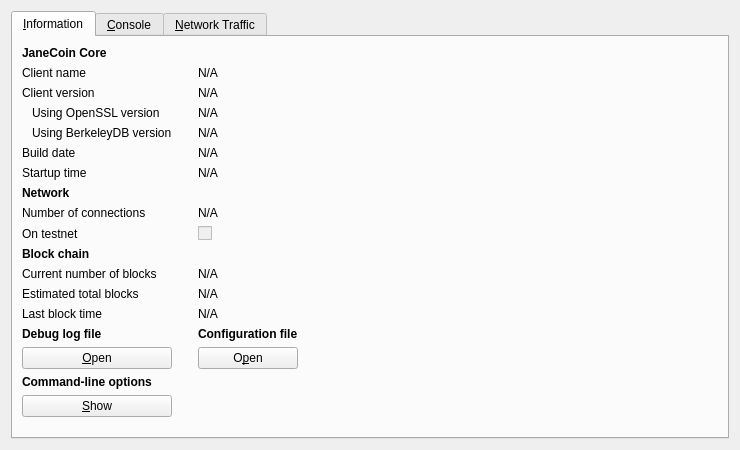
<?xml version="1.0" encoding="UTF-8"?>
<ui version="4.0">
 <class>RPCConsole</class>
 <widget class="QWidget" name="RPCConsole">
  <property name="geometry">
   <rect>
    <x>0</x>
    <y>0</y>
    <width>740</width>
    <height>450</height>
   </rect>
  </property>
  <property name="windowTitle">
   <string>JaneCoin - Debug window</string>
  </property>
  <layout class="QVBoxLayout" name="verticalLayout_2">
   <item>
    <widget class="QTabWidget" name="tabWidget">
     <property name="currentIndex">
      <number>0</number>
     </property>
     <widget class="QWidget" name="tab_info">
      <attribute name="title">
       <string>&amp;Information</string>
      </attribute>
      <layout class="QGridLayout" name="gridLayout">
       <item row="15" column="2">
        <widget class="QLabel" name="labelConfigfile">
         <property name="font">
          <font>
           <weight>75</weight>
           <bold>true</bold>
          </font>
         </property>
         <property name="text">
          <string>Configuration file</string>
         </property>
        </widget>
       </item>
       <item row="13" column="2">
        <widget class="QLabel" name="lastBlockTime">
         <property name="cursor">
          <cursorShape>IBeamCursor</cursorShape>
         </property>
         <property name="text">
          <string>N/A</string>
         </property>
         <property name="textFormat">
          <enum>Qt::PlainText</enum>
         </property>
         <property name="textInteractionFlags">
          <set>Qt::LinksAccessibleByMouse|Qt::TextSelectableByKeyboard|Qt::TextSelectableByMouse</set>
         </property>
        </widget>
       </item>
       <item row="11" column="0">
        <widget class="QLabel" name="label_3">
         <property name="text">
          <string>Current number of blocks</string>
         </property>
        </widget>
       </item>
       <item row="11" column="2">
        <widget class="QLabel" name="numberOfBlocks">
         <property name="cursor">
          <cursorShape>IBeamCursor</cursorShape>
         </property>
         <property name="text">
          <string>N/A</string>
         </property>
         <property name="textFormat">
          <enum>Qt::PlainText</enum>
         </property>
         <property name="textInteractionFlags">
          <set>Qt::LinksAccessibleByMouse|Qt::TextSelectableByKeyboard|Qt::TextSelectableByMouse</set>
         </property>
        </widget>
       </item>
       <item row="17" column="0">
        <widget class="QLabel" name="labelCLOptions">
         <property name="font">
          <font>
           <weight>75</weight>
           <bold>true</bold>
          </font>
         </property>
         <property name="text">
          <string>Command-line options</string>
         </property>
        </widget>
       </item>
       <item row="16" column="0">
        <widget class="QPushButton" name="openDebugLogfileButton">
         <property name="toolTip">
          <string>Open the JaneCoin debug log file from the current data directory. This can take a few seconds for large log files.</string>
         </property>
         <property name="text">
          <string>&amp;Open</string>
         </property>
         <property name="autoDefault">
          <bool>false</bool>
         </property>
        </widget>
       </item>
       <item row="15" column="0">
        <widget class="QLabel" name="labelDebugLogfile">
         <property name="font">
          <font>
           <weight>75</weight>
           <bold>true</bold>
          </font>
         </property>
         <property name="text">
          <string>Debug log file</string>
         </property>
        </widget>
       </item>
       <item row="18" column="3" rowspan="2">
        <spacer name="horizontalSpacer">
         <property name="orientation">
          <enum>Qt::Horizontal</enum>
         </property>
         <property name="sizeHint" stdset="0">
          <size>
           <width>404</width>
           <height>20</height>
          </size>
         </property>
        </spacer>
       </item>
       <item row="19" column="1">
        <spacer name="verticalSpacer">
         <property name="orientation">
          <enum>Qt::Vertical</enum>
         </property>
         <property name="sizeHint" stdset="0">
          <size>
           <width>20</width>
           <height>40</height>
          </size>
         </property>
        </spacer>
       </item>
       <item row="18" column="0">
        <widget class="QPushButton" name="showCLOptionsButton">
         <property name="toolTip">
          <string>Show the JaneCoin-Qt help message to get a list with possible JaneCoin command-line options.</string>
         </property>
         <property name="text">
          <string>&amp;Show</string>
         </property>
         <property name="autoDefault">
          <bool>false</bool>
         </property>
        </widget>
       </item>
       <item row="13" column="0">
        <widget class="QLabel" name="label_2">
         <property name="text">
          <string>Last block time</string>
         </property>
        </widget>
       </item>
       <item row="7" column="0">
        <widget class="QLabel" name="label_11">
         <property name="font">
          <font>
           <weight>75</weight>
           <bold>true</bold>
          </font>
         </property>
         <property name="text">
          <string>Network</string>
         </property>
        </widget>
       </item>
       <item row="6" column="2">
        <widget class="QLabel" name="startupTime">
         <property name="cursor">
          <cursorShape>IBeamCursor</cursorShape>
         </property>
         <property name="text">
          <string>N/A</string>
         </property>
         <property name="textFormat">
          <enum>Qt::PlainText</enum>
         </property>
         <property name="textInteractionFlags">
          <set>Qt::LinksAccessibleByMouse|Qt::TextSelectableByKeyboard|Qt::TextSelectableByMouse</set>
         </property>
        </widget>
       </item>
       <item row="6" column="0">
        <widget class="QLabel" name="label_13">
         <property name="text">
          <string>Startup time</string>
         </property>
        </widget>
       </item>
       <item row="9" column="0">
        <widget class="QLabel" name="label_8">
         <property name="text">
          <string>On testnet</string>
         </property>
        </widget>
       </item>
       <item row="8" column="2">
        <widget class="QLabel" name="numberOfConnections">
         <property name="cursor">
          <cursorShape>IBeamCursor</cursorShape>
         </property>
         <property name="text">
          <string>N/A</string>
         </property>
         <property name="textFormat">
          <enum>Qt::PlainText</enum>
         </property>
         <property name="textInteractionFlags">
          <set>Qt::LinksAccessibleByMouse|Qt::TextSelectableByKeyboard|Qt::TextSelectableByMouse</set>
         </property>
        </widget>
       </item>
       <item row="8" column="0">
        <widget class="QLabel" name="label_7">
         <property name="text">
          <string>Number of connections</string>
         </property>
        </widget>
       </item>
       <item row="10" column="0">
        <widget class="QLabel" name="label_10">
         <property name="font">
          <font>
           <weight>75</weight>
           <bold>true</bold>
          </font>
         </property>
         <property name="text">
          <string>Block chain</string>
         </property>
        </widget>
       </item>
       <item row="9" column="2">
        <widget class="QCheckBox" name="isTestNet">
         <property name="enabled">
          <bool>false</bool>
         </property>
         <property name="text">
          <string/>
         </property>
        </widget>
       </item>
       <item row="12" column="0">
        <widget class="QLabel" name="label_4">
         <property name="text">
          <string>Estimated total blocks</string>
         </property>
        </widget>
       </item>
       <item row="12" column="2">
        <widget class="QLabel" name="totalBlocks">
         <property name="cursor">
          <cursorShape>IBeamCursor</cursorShape>
         </property>
         <property name="text">
          <string>N/A</string>
         </property>
         <property name="textFormat">
          <enum>Qt::PlainText</enum>
         </property>
         <property name="textInteractionFlags">
          <set>Qt::LinksAccessibleByMouse|Qt::TextSelectableByKeyboard|Qt::TextSelectableByMouse</set>
         </property>
        </widget>
       </item>
       <item row="2" column="2">
        <widget class="QLabel" name="clientVersion">
         <property name="cursor">
          <cursorShape>IBeamCursor</cursorShape>
         </property>
         <property name="text">
          <string>N/A</string>
         </property>
         <property name="textFormat">
          <enum>Qt::PlainText</enum>
         </property>
         <property name="textInteractionFlags">
          <set>Qt::LinksAccessibleByMouse|Qt::TextSelectableByKeyboard|Qt::TextSelectableByMouse</set>
         </property>
        </widget>
       </item>
       <item row="4" column="0">
        <widget class="QLabel" name="label_berkeleyDBVersion">
         <property name="text">
          <string>Using BerkeleyDB version</string>
         </property>
         <property name="indent">
          <number>10</number>
         </property>
        </widget>
       </item>
       <item row="3" column="0">
        <widget class="QLabel" name="label_14">
         <property name="text">
          <string>Using OpenSSL version</string>
         </property>
         <property name="indent">
          <number>10</number>
         </property>
        </widget>
       </item>
       <item row="3" column="2">
        <widget class="QLabel" name="openSSLVersion">
         <property name="cursor">
          <cursorShape>IBeamCursor</cursorShape>
         </property>
         <property name="text">
          <string>N/A</string>
         </property>
         <property name="textFormat">
          <enum>Qt::PlainText</enum>
         </property>
         <property name="textInteractionFlags">
          <set>Qt::LinksAccessibleByMouse|Qt::TextSelectableByKeyboard|Qt::TextSelectableByMouse</set>
         </property>
        </widget>
       </item>
       <item row="4" column="2">
        <widget class="QLabel" name="berkeleyDBVersion">
         <property name="cursor">
          <cursorShape>IBeamCursor</cursorShape>
         </property>
         <property name="text">
          <string>N/A</string>
         </property>
         <property name="textFormat">
          <enum>Qt::PlainText</enum>
         </property>
         <property name="textInteractionFlags">
          <set>Qt::LinksAccessibleByMouse|Qt::TextSelectableByKeyboard|Qt::TextSelectableByMouse</set>
         </property>
        </widget>
       </item>
       <item row="5" column="0">
        <widget class="QLabel" name="label_12">
         <property name="text">
          <string>Build date</string>
         </property>
        </widget>
       </item>
       <item row="5" column="2">
        <widget class="QLabel" name="buildDate">
         <property name="cursor">
          <cursorShape>IBeamCursor</cursorShape>
         </property>
         <property name="text">
          <string>N/A</string>
         </property>
         <property name="textFormat">
          <enum>Qt::PlainText</enum>
         </property>
         <property name="textInteractionFlags">
          <set>Qt::LinksAccessibleByMouse|Qt::TextSelectableByKeyboard|Qt::TextSelectableByMouse</set>
         </property>
        </widget>
       </item>
       <item row="2" column="0">
        <widget class="QLabel" name="label_6">
         <property name="text">
          <string>Client version</string>
         </property>
        </widget>
       </item>
       <item row="0" column="0">
        <widget class="QLabel" name="label_9">
         <property name="font">
          <font>
           <weight>75</weight>
           <bold>true</bold>
          </font>
         </property>
         <property name="text">
          <string>JaneCoin Core</string>
         </property>
        </widget>
       </item>
       <item row="1" column="2">
        <widget class="QLabel" name="clientName">
         <property name="cursor">
          <cursorShape>IBeamCursor</cursorShape>
         </property>
         <property name="text">
          <string>N/A</string>
         </property>
         <property name="textFormat">
          <enum>Qt::PlainText</enum>
         </property>
         <property name="textInteractionFlags">
          <set>Qt::LinksAccessibleByMouse|Qt::TextSelectableByKeyboard|Qt::TextSelectableByMouse</set>
         </property>
        </widget>
       </item>
       <item row="1" column="0">
        <widget class="QLabel" name="label_5">
         <property name="text">
          <string>Client name</string>
         </property>
        </widget>
       </item>
       <item row="14" column="2">
        <spacer name="verticalSpacer_2">
         <property name="orientation">
          <enum>Qt::Vertical</enum>
         </property>
         <property name="sizeHint" stdset="0">
          <size>
           <width>20</width>
           <height>20</height>
          </size>
         </property>
        </spacer>
       </item>
       <item row="16" column="2">
        <widget class="QPushButton" name="openConfigurationfileButton">
         <property name="toolTip">
          <string>Open the JaneCoin configuration file from the current data directory.</string>
         </property>
         <property name="text">
          <string>O&amp;pen</string>
         </property>
         <property name="autoDefault">
          <bool>false</bool>
         </property>
        </widget>
       </item>
      </layout>
     </widget>
     <widget class="QWidget" name="tab_console">
      <attribute name="title">
       <string>&amp;Console</string>
      </attribute>
      <layout class="QVBoxLayout" name="verticalLayout_3">
       <property name="spacing">
        <number>3</number>
       </property>
       <item>
        <widget class="QTextEdit" name="messagesWidget">
         <property name="minimumSize">
          <size>
           <width>0</width>
           <height>100</height>
          </size>
         </property>
         <property name="readOnly">
          <bool>true</bool>
         </property>
         <property name="tabKeyNavigation" stdset="0">
          <bool>false</bool>
         </property>
         <property name="columnCount" stdset="0">
          <number>2</number>
         </property>
        </widget>
       </item>
       <item>
        <layout class="QHBoxLayout" name="horizontalLayout">
         <property name="spacing">
          <number>3</number>
         </property>
         <item>
          <widget class="QLabel" name="label">
           <property name="text">
            <string notr="true">&gt;</string>
           </property>
          </widget>
         </item>
         <item>
          <widget class="QLineEdit" name="lineEdit"/>
         </item>
         <item>
          <widget class="QPushButton" name="clearButton">
           <property name="maximumSize">
            <size>
             <width>24</width>
             <height>24</height>
            </size>
           </property>
           <property name="toolTip">
            <string>Clear console</string>
           </property>
           <property name="text">
            <string/>
           </property>
           <property name="icon">
            <iconset resource="../bitcoin.qrc">
             <normaloff>:/icons/remove</normaloff>:/icons/remove</iconset>
           </property>
           <property name="shortcut">
            <string notr="true">Ctrl+L</string>
           </property>
           <property name="autoDefault">
            <bool>false</bool>
           </property>
          </widget>
         </item>
        </layout>
       </item>
      </layout>
     </widget>
     <widget class="QWidget" name="tab_nettraffic">
      <attribute name="title">
       <string>&amp;Network Traffic</string>
      </attribute>
      <layout class="QHBoxLayout" name="horizontalLayout_3">
       <item>
        <layout class="QVBoxLayout" name="verticalLayout_4">
         <item>
          <widget class="TrafficGraphWidget" name="trafficGraph" native="true">
           <property name="sizePolicy">
            <sizepolicy hsizetype="Expanding" vsizetype="Expanding">
             <horstretch>0</horstretch>
             <verstretch>0</verstretch>
            </sizepolicy>
           </property>
          </widget>
         </item>
         <item>
          <layout class="QHBoxLayout" name="horizontalLayout_2">
           <item>
            <widget class="QSlider" name="sldGraphRange">
             <property name="minimum">
              <number>1</number>
             </property>
             <property name="maximum">
              <number>288</number>
             </property>
             <property name="pageStep">
              <number>12</number>
             </property>
             <property name="value">
              <number>6</number>
             </property>
             <property name="orientation">
              <enum>Qt::Horizontal</enum>
             </property>
            </widget>
           </item>
           <item>
            <widget class="QLabel" name="lblGraphRange">
             <property name="minimumSize">
              <size>
               <width>100</width>
               <height>0</height>
              </size>
             </property>
             <property name="alignment">
              <set>Qt::AlignCenter</set>
             </property>
            </widget>
           </item>
           <item>
            <widget class="QPushButton" name="btnClearTrafficGraph">
             <property name="text">
              <string>&amp;Clear</string>
             </property>
             <property name="autoDefault">
              <bool>false</bool>
             </property>
            </widget>
           </item>
          </layout>
         </item>
        </layout>
       </item>
       <item>
        <layout class="QVBoxLayout" name="verticalLayout">
         <item>
          <widget class="QGroupBox" name="groupBox">
           <property name="title">
            <string>Totals</string>
           </property>
           <layout class="QVBoxLayout" name="verticalLayout_5">
            <item>
             <layout class="QHBoxLayout" name="horizontalLayout_4">
              <item>
               <widget class="Line" name="line">
                <property name="sizePolicy">
                 <sizepolicy hsizetype="Fixed" vsizetype="Fixed">
                  <horstretch>0</horstretch>
                  <verstretch>0</verstretch>
                 </sizepolicy>
                </property>
                <property name="minimumSize">
                 <size>
                  <width>10</width>
                  <height>0</height>
                 </size>
                </property>
                <property name="palette">
                 <palette>
                  <active>
                   <colorrole role="Light">
                    <brush brushstyle="SolidPattern">
                     <color alpha="255">
                      <red>0</red>
                      <green>255</green>
                      <blue>0</blue>
                     </color>
                    </brush>
                   </colorrole>
                  </active>
                  <inactive>
                   <colorrole role="Light">
                    <brush brushstyle="SolidPattern">
                     <color alpha="255">
                      <red>0</red>
                      <green>255</green>
                      <blue>0</blue>
                     </color>
                    </brush>
                   </colorrole>
                  </inactive>
                  <disabled>
                   <colorrole role="Light">
                    <brush brushstyle="SolidPattern">
                     <color alpha="255">
                      <red>0</red>
                      <green>255</green>
                      <blue>0</blue>
                     </color>
                    </brush>
                   </colorrole>
                  </disabled>
                 </palette>
                </property>
                <property name="orientation">
                 <enum>Qt::Horizontal</enum>
                </property>
               </widget>
              </item>
              <item>
               <widget class="QLabel" name="label_16">
                <property name="text">
                 <string>Received:</string>
                </property>
               </widget>
              </item>
              <item>
               <widget class="QLabel" name="lblBytesIn">
                <property name="minimumSize">
                 <size>
                  <width>50</width>
                  <height>0</height>
                 </size>
                </property>
                <property name="alignment">
                 <set>Qt::AlignRight|Qt::AlignTrailing|Qt::AlignVCenter</set>
                </property>
               </widget>
              </item>
             </layout>
            </item>
            <item>
             <layout class="QHBoxLayout" name="horizontalLayout_5">
              <item>
               <widget class="Line" name="line_2">
                <property name="sizePolicy">
                 <sizepolicy hsizetype="Fixed" vsizetype="Fixed">
                  <horstretch>0</horstretch>
                  <verstretch>0</verstretch>
                 </sizepolicy>
                </property>
                <property name="minimumSize">
                 <size>
                  <width>10</width>
                  <height>0</height>
                 </size>
                </property>
                <property name="palette">
                 <palette>
                  <active>
                   <colorrole role="Light">
                    <brush brushstyle="SolidPattern">
                     <color alpha="255">
                      <red>255</red>
                      <green>0</green>
                      <blue>0</blue>
                     </color>
                    </brush>
                   </colorrole>
                  </active>
                  <inactive>
                   <colorrole role="Light">
                    <brush brushstyle="SolidPattern">
                     <color alpha="255">
                      <red>255</red>
                      <green>0</green>
                      <blue>0</blue>
                     </color>
                    </brush>
                   </colorrole>
                  </inactive>
                  <disabled>
                   <colorrole role="Light">
                    <brush brushstyle="SolidPattern">
                     <color alpha="255">
                      <red>255</red>
                      <green>0</green>
                      <blue>0</blue>
                     </color>
                    </brush>
                   </colorrole>
                  </disabled>
                 </palette>
                </property>
                <property name="orientation">
                 <enum>Qt::Horizontal</enum>
                </property>
               </widget>
              </item>
              <item>
               <widget class="QLabel" name="label_17">
                <property name="text">
                 <string>Sent:</string>
                </property>
               </widget>
              </item>
              <item>
               <widget class="QLabel" name="lblBytesOut">
                <property name="minimumSize">
                 <size>
                  <width>50</width>
                  <height>0</height>
                 </size>
                </property>
                <property name="alignment">
                 <set>Qt::AlignRight|Qt::AlignTrailing|Qt::AlignVCenter</set>
                </property>
               </widget>
              </item>
             </layout>
            </item>
            <item>
             <spacer name="verticalSpacer_4">
              <property name="orientation">
               <enum>Qt::Vertical</enum>
              </property>
              <property name="sizeHint" stdset="0">
               <size>
                <width>20</width>
                <height>407</height>
               </size>
              </property>
             </spacer>
            </item>
           </layout>
          </widget>
         </item>
        </layout>
       </item>
      </layout>
     </widget>
    </widget>
   </item>
  </layout>
 </widget>
 <customwidgets>
  <customwidget>
   <class>TrafficGraphWidget</class>
   <extends>QWidget</extends>
   <header>trafficgraphwidget.h</header>
   <container>1</container>
   <slots>
    <slot>clear()</slot>
   </slots>
  </customwidget>
 </customwidgets>
 <resources>
  <include location="../bitcoin.qrc"/>
 </resources>
 <connections/>
</ui>
